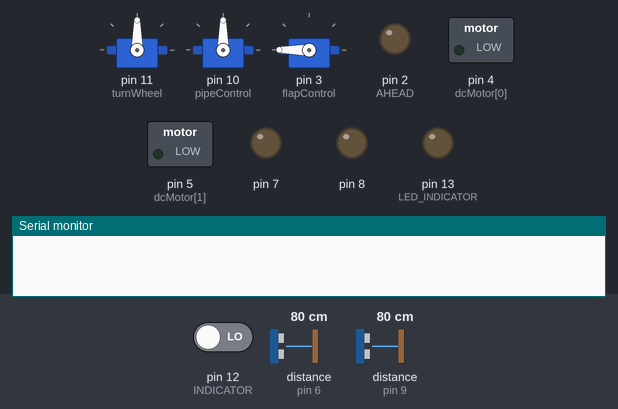
Recording of a sketch running on a simulated Arduino Uno, built with avr-gcc and run on an emulated ATmega328P. Parts: 3 × servo, switched loads named in the sketch (green lamp = pin HIGH), output pins drawn as LEDs (lit = HIGH), the last lines printed to the serial monitor. The test bench sets the inputs (shaded band); at power-on: pin 12 (INDICATOR) LOW, distance to the obstacle (sensors on pin 9, pin 6) 80 cm. The echo pulse lasts 58.3 µs per cm.

Above: at 1.2 s.
1.3 s: pin 12 (INDICATOR) driven HIGH
At 2.4 s:
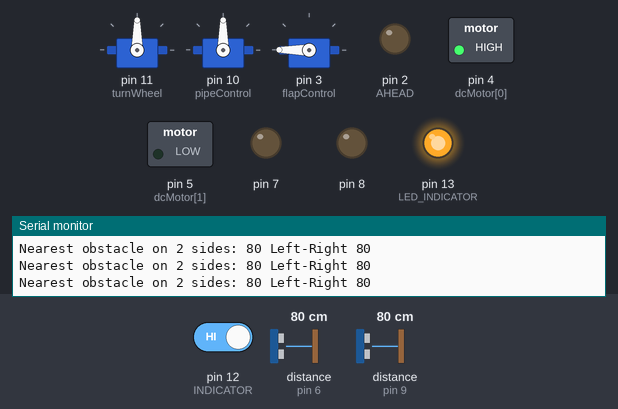
2.8 s: distance to the obstacle (sensor on pin 9) set to 52 cm
4.9 s: distance to the obstacle (sensor on pin 9) set to 45 cm
At 6.3 s:
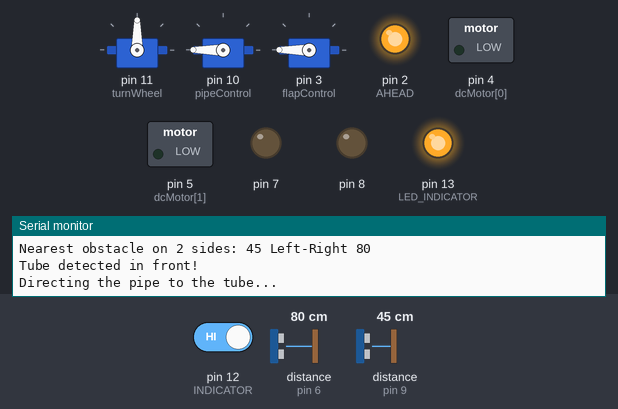
7.2 s: distance to the obstacle (sensor on pin 6) set to 2 cm
At 7.6 s:
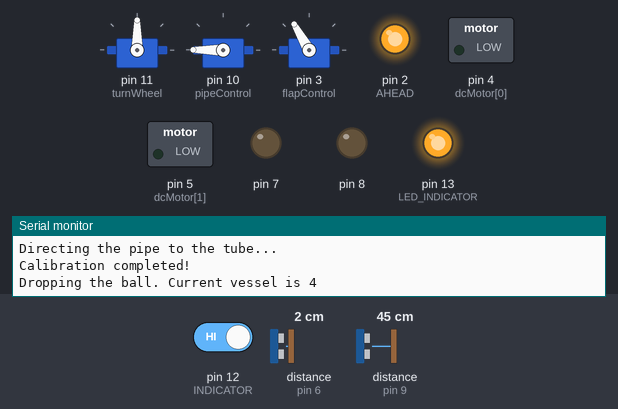
Timing chart, 0 to 10.7 s (numbered marks = the images above; inputs shaded):
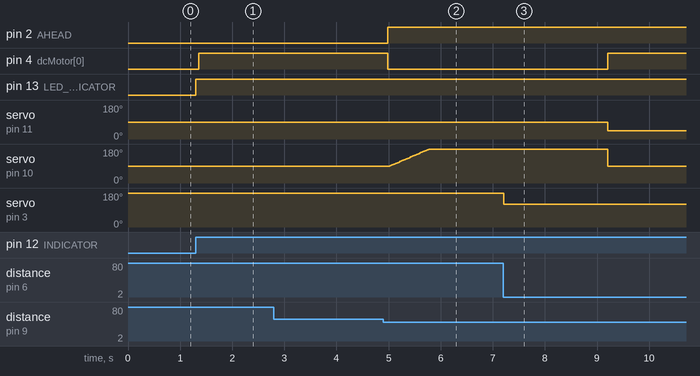

Measured:
- the behaviour switches between 50 and 49 cm on distance to the obstacle (sensor on pin 9) (found by bisection; images 1 and 2)
- after the input at 1.3 s, pin 4 (dcMotor[0]): LOW → HIGH after 0.05 s; pin 13 (LED_INDICATOR): LOW → HIGH at once
- after the input at 4.9 s, pin 2 (AHEAD): LOW → HIGH after 0.09 s; pin 4 (dcMotor[0]): HIGH → LOW after 0.09 s; servo on pin 10 (pipeControl): moves from 90° to 180° over 0.75 s, starting after 0.12 s
- after the input at 7.2 s, pin 4 (dcMotor[0]): LOW → HIGH after 2.0 s; servo on pin 11 (turnWheel): 90° → 45° after 2.0 s; servo on pin 3 (flapControl): 180° → 120° at once

The sketch:

warman2020.ino
```cpp
#include <Servo.h>

#define LED_INDICATOR 13
#define INDICATOR 12
#define AHEAD 2
#define END -3

#define TRIGGER 0
#define ECHO 1
#define SOUND_TO_CM 0.01723
#define CLOSE_DISTANCE 50 // 10cm in trials, larger distance is put for simplifying demonstration

#define BACKWARD 0
#define FORWARD 1
#define RIGHT -1
#define LEFT 1

#define FLAP 30
#define FULL_LEFT 180
#define MIDDLE 90
#define TURN_ANGLE 45
#define FULL_ROTATION 3000

// ON/OFF
int state = 0;                // On/Off state
int curr = 0, prev = 0;       // Button states

// Ball dropping order
int currentDrop = 4;          // Current tube's corresponding number of vessels

// Distance measuring system
int cmLeft = 0, cmRight = 0;  // Initial sensor values
int leftSensor[2] = {8,9};    // Left sensor pins
int rightSensor[2] = {7,6};   // Right sensor pins

// Moving system
int dcMotor[2] = {4,5};       // Motor pins

//Servo controllers
Servo turnWheel;              // Attached at front wheel axis
Servo pipeControl;            // Attached as distributor's rotator
Servo flapControl;            // Controls which tube will be opened

void setup() {

  // Initiate system
  pinMode(INDICATOR, INPUT);
  pinMode(LED_INDICATOR, OUTPUT);
  pinMode(AHEAD, OUTPUT);
  Serial.begin(9600);

  // Attach and set default position
  turnWheel.attach(11);
  turnWheel.write(MIDDLE);
  pipeControl.attach(10);
  pipeControl.write(MIDDLE);
  flapControl.attach(3);
  flapControl.write(FULL_LEFT);

  // Set pins for DC motors
  pinMode(dcMotor[0], OUTPUT);
  pinMode(dcMotor[1], OUTPUT);

}

void loop() {
  curr = digitalRead(INDICATOR);

  // Change of button state? If yes, change the on/off state
  if (curr && !prev) {
    state = !state;
    // Notifying
    if (state) {Serial.println("Starting operation. A flagpole is dropped at the starting point!");}
  }
  prev = curr;	// Remember the previous button state

  if (state) {
  	digitalWrite(LED_INDICATOR, HIGH); // LED indicating ON state
    operation(); // Operate the system
  } else {
  	digitalWrite(LED_INDICATOR, LOW); // LED off
    // Restarting all axis to default position
    turnWheel.write(MIDDLE);
    pipeControl.write(MIDDLE);
    flapControl.write(FULL_LEFT);
    // Full stop
    stop();
  }
  delay(100);
}

/* Main operations go here */
void operation() {
  cmLeft = readUltrasonic(leftSensor);
  cmRight = readUltrasonic(rightSensor);
  Serial.print("Nearest obstacle on 2 sides: ");
  Serial.print(cmLeft);
  Serial.print(" Left-Right ");
  Serial.println(cmRight);

  // Tube detected: Drop the vessels
  if (upClose(cmLeft) || upClose(cmRight)) {
    Serial.println("Tube detected in front!");
    digitalWrite(AHEAD, HIGH);
    stop();

    // If the flagpole at the end zone is detected, device can take a rest now
    if (currentDrop == END) {
      Serial.println("Task completed!");
      return;
    }

    // Check on what side was the tube detected
    if (upClose(cmLeft)) {
      // Skip the dropping part if there is no more vessels to drop
      if (currentDrop > 0) {
        directToTube(LEFT);     // Calibration
        dropball();             // Drop the vessels
      }
      turn(RIGHT);              // Make an exit turn
    } else {
      // Same procedure as above, different direction
      if (currentDrop > 0) {
        directToTube(RIGHT);
        dropball();
      }
      turn(LEFT);
    }
    Serial.println("Let's go bois");
  }
  // Nothing ahead: Keep moving
  else {
    move(FORWARD);
  }
}

/*   Rotates the pipe in a direction until the tube is set directly in front
 *   direction: the direction to rotate to
 */
void directToTube(int direction) {
  Serial.println("Directing the pipe to the tube...");
  int pipeDirection = pipeControl.read();
  while (!(upClose(cmLeft) && upClose(cmRight))){
    pipeDirection += direction;
    pipeControl.write(pipeDirection);
    cmLeft = readUltrasonic(leftSensor);
    cmRight = readUltrasonic(rightSensor);
  }
  Serial.println("Calibration completed!");
}

/*   Dropping the balls to the tube */
void dropball() {
  Serial.print("Dropping the ball. Current vessel is ");
  Serial.println(currentDrop);
  flapControl.write(currentDrop * FLAP);
  delay(2000);
}

/*   Make a turn to exit the tube
 *   direction: turning direction
 */
void turn(int direction) {
  Serial.println("Operation finished! Now turning...");
  currentDrop--;
  pipeControl.write(MIDDLE);

  turnWheel.write(MIDDLE + TURN_ANGLE*direction);
  move(FORWARD);

  if (currentDrop) {
    // Turn until there is no obstacles ahead
    while(upClose(cmLeft) || upClose(cmRight)) {
      cmLeft = readUltrasonic(leftSensor);
      cmRight = readUltrasonic(rightSensor);
    }
  } else {
    // In case of just finished the task, do a full rotation
    Serial.println("No more vessels. Rotating 180deg to head back!");
    delay(FULL_ROTATION);
  }


  stop();
  digitalWrite(AHEAD, LOW);
  turnWheel.write(MIDDLE);
  Serial.println("Journey continues...");
}

/*   Returns the measured sensor value of an ultrasonic sensor
 *
 *   u: the measured ultrasonic sensor
 *   returns: the measured distance of u, in centimeters
 */
int readUltrasonic(int* u) {
  pinMode(u[TRIGGER], OUTPUT);
  pinMode(u[ECHO], INPUT);
  digitalWrite(u[TRIGGER], LOW);
  delayMicroseconds(2);
  digitalWrite(u[TRIGGER],HIGH);
  delayMicroseconds(10);
  digitalWrite(u[TRIGGER], LOW);
  return pulseIn(u[ECHO], HIGH) * SOUND_TO_CM;
}

/*   Returns true if a close object is detected from the sensor
 *   val: The distance measured from the sensor
 */
int upClose(int val) {
  return val < CLOSE_DISTANCE;
}

/*   Move the DC motors
 *   forward: true if device is set to move forward, otherwise backwards
 */
void move(int forward) {
  if (!forward) {
    digitalWrite(dcMotor[0], LOW);
    digitalWrite(dcMotor[1], HIGH);
  } else {
    digitalWrite(dcMotor[1], LOW);
    digitalWrite(dcMotor[0], HIGH);
  }
}

/*   Stops the engine   */
void stop() {
  digitalWrite(dcMotor[0], LOW);
  digitalWrite(dcMotor[1], LOW);
}
```
